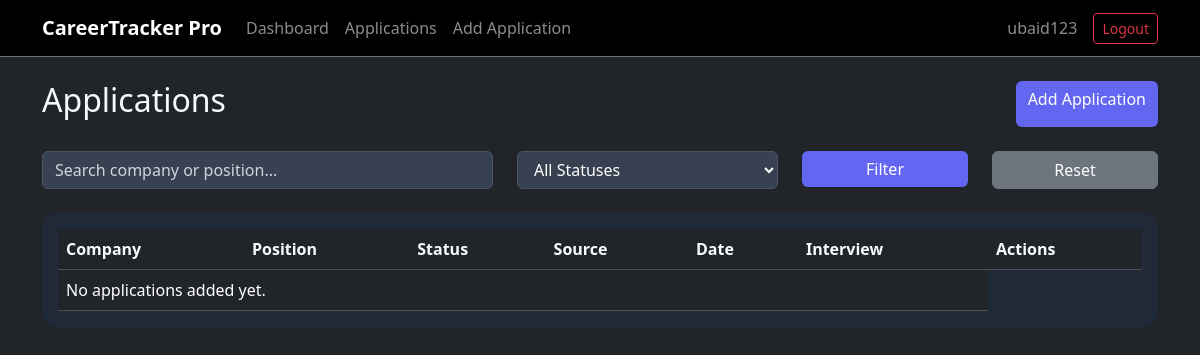
Page /applications/ (signed in) on the earlier database version.
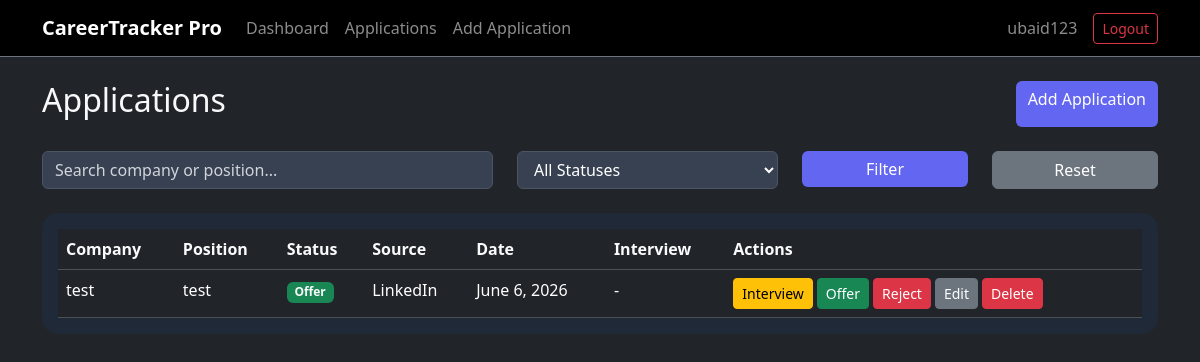
Same page on the later database version.
### tracker/models.py (models this page shows, shortened)
class Application(models.Model):
    user = models.ForeignKey(
        User,
        on_delete=models.CASCADE,
        null=True,
        blank=True
    )
    STATUS_CHOICES = [
        ('Applied', 'Applied'),
        ('Screening', 'Screening'),
        ('Interview', 'Interview'),
        ('Offer', 'Offer'),
        ('Rejected', 'Rejected'),
    ]
    SOURCE_CHOICES = [
        ('LinkedIn', 'LinkedIn'),
        ('Rozee', 'Rozee'),
        ('Indeed', 'Indeed'),
        ('Referral', 'Referral'),
        ('Company Website', 'Company Website'),
    ]
    company = models.CharField(max_length=200)
    position = models.CharField(max_length=200)
    location = models.CharField(max_length=200, blank=True)
    salary = models.CharField(
        max_length=100,
        blank=True
    )
    source = models.CharField(
        max_length=50,
        choices=SOURCE_CHOICES
    )
    status = models.CharField(
        max_length=50,
        choices=STATUS_CHOICES,
        default='Applied'
    )
    applied_date = models.DateField()
    notes = models.TextField(
        blank=True
    )
    interview_date = models.DateField(
        null=True,
        blank=True
    )
    interview_time = models.TimeField(
        null=True,
        blank=True
    )
    created_at = models.DateTimeField(
        auto_now_add=True
    )
    updated_at = models.DateTimeField(
        auto_now=True
    )

### tracker/views.py (the view)
@login_required
def application_list(request):
    applications = Application.objects.filter(user=request.user).order_by('-created_at')
    search = request.GET.get('search')
    status = request.GET.get('status')
    if search:
        applications = applications.filter(
            Q(company__icontains=search) |
            Q(position__icontains=search)
        )
    if status:
        applications = applications.filter(
            status=status
        )
    context = {
        "applications": applications,
        "search": search,
        "selected_status": status,
    }
    return render(
        request,
        "tracker/application_list.html",
        context
    )

### tracker/templates/tracker/application_list.html (shortened to what this page needs)
{% extends 'tracker/base.html' %}
{% block content %}
<div class="d-flex justify-content-between mb-4">
    <h2>Applications</h2>
    <a href="{% url 'application_create' %}"
       class="btn btn-primary">
        Add Application
    </a>
</div>
<form method="get" class="mb-4">
    <div class="row">
        <div class="col-md-5">
            <input
                type="text"
                name="search"
                class="form-control"
                placeholder="Search company or position..."
                value="{{ search|default:'' }}"
            >
        </div>
        <div class="col-md-3">
            <select
                name="status"
                class="form-select"
            >
                <option value="">
                    All Statuses
                </option>
            </select>
        </div>
        <div class="col-md-2">
            <button
                type="submit"
                class="btn btn-primary w-100">
                Filter
            </button>
        </div>
        <div class="col-md-2">
            <a
                href="{% url 'application_list' %}"
                class="btn btn-secondary w-100">
                Reset
            </a>
        </div>
    </div>
</form>
<div class="card p-3">
<table class="table table-dark table-hover">
    <thead>
        <tr>
            <th>Company</th>
            <th>Position</th>
            <th>Status</th>
            <th>Source</th>
            <th>Date</th>
            <th>Interview</th>
            <th>Actions</th>
        </tr>
    </thead>
    <tbody>
        {% for app in applications %}
        <tr>
            <td>{{ app.company }}</td>
            <td>{{ app.position }}</td>
            <td>
                {% if app.status == 'Applied' %}
                <span class="badge bg-primary">Applied</span>
                {% elif app.status == 'Interview' %}
                <span class="badge bg-warning text-dark">Interview</span>
                {% elif app.status == 'Offer' %}
                <span class="badge bg-success">Offer</span>
                {% elif app.status == 'Rejected' %}
                <span class="badge bg-danger">Rejected</span>
                {% else %}
                <span class="badge bg-secondary">
                {{ app.status }}
                </span>
                {% endif %}
            </td>
            <td>{{ app.source }}</td>
            <td>{{ app.applied_date }}</td>
            <td>
                {% if app.interview_date and app.status == 'Interview' %}
                    {{ app.interview_date }}
                    <br>
                    <small>
                        {{ app.interview_time }}
                    </small>
                {% else %}
                    -
                {% endif %}
            </td>
            <td>
                <div class="d-flex gap-1 flex-wrap">
                    <a
                        href="{% url 'update_status' app.id 'Interview' %}"
                        class="btn btn-sm btn-warning">
                        Interview
                    </a>
                    <a
                        href="{% url 'update_status' app.id 'Offer' %}"
                        class="btn btn-sm btn-success">
                        Offer
                    </a>
                    <a
                        href="{% url 'update_status' app.id 'Rejected' %}"
                        class="btn btn-sm btn-danger">
                        Reject
                    </a>
                    <a
                        href="{% url 'application_update' app.id %}"
                        class="btn btn-sm btn-secondary">
                        Edit
                    </a>
                    <a href="{% url 'application_delete' app.id %}"
                    class="btn btn-sm btn-danger">
                        Delete
                    </a>
                </div>
            </td>
        </tr>
        {% empty %}
        <tr>
            <td colspan="6">
                No applications added yet.
            </td>
        </tr>
        {% endfor %}
    </tbody>
</table>
</div>
{% endblock %}

### tracker/templates/tracker/base.html (shortened to what this page needs)
<!DOCTYPE html>
<html>
<head>
<link href="https://cdn.jsdelivr.net/npm/bootstrap@5.3.3/dist/css/bootstrap.min.css" rel="stylesheet">
</head>
<body class="bg-dark text-light">
{% include 'tracker/navbar.html' %}
<div class="container mt-4">
{% block content %}
{% endblock %}
</div>
</body>
</html>

### tracker/templates/tracker/navbar.html (shortened to what this page needs)
<nav class="navbar navbar-expand-lg navbar-dark bg-black border-bottom border-secondary">
    <div class="container">
        <a class="navbar-brand fw-bold"
           href="/">
            CareerTracker Pro
        </a>
        <div class="collapse navbar-collapse"
             id="navbarNav">
            <ul class="navbar-nav me-auto">
                <li class="nav-item">
                    <a class="nav-link"
                       href="/">
                        Dashboard
                    </a>
                </li>
                <li class="nav-item">
                    <a class="nav-link"
                       href="{% url 'application_list' %}">
                        Applications
                    </a>
                </li>
                <li class="nav-item">
                    <a class="nav-link"
                       href="{% url 'application_create' %}">
                        Add Application
                    </a>
                </li>
            </ul>
            {% if user.is_authenticated %}
            <span class="navbar-text me-3">
                {{ user.username }}
            </span>
            <form method="post"
                  action="{% url 'logout' %}">
                <button
                    type="submit"
                    class="btn btn-outline-danger btn-sm">
                    Logout
                </button>
            </form>
            {% endif %}
        </div>
    </div>
</nav>

### tracker/templates/tracker/base.html (style rules this page uses)
body { background:#111827; color:#f9fafb; }
.navbar { background:#0f172a; }
.card { background:#1f2937; border:none; border-radius:16px; }
.form-control, .form-select { background:#374151; border:1px solid #4b5563; color:white; appearance:auto; -webkit-appearance:auto; -moz-appearance:auto; }
.table { margin-bottom:0; }
.btn-primary { background:#6366f1; border:none; }
a { text-decoration:none; }
.card h2, .card h3, .card h4, .card h5, .card h6, .card p, .card span { color:#f9fafb; }
.card { color:#f9fafb; }
th { color:#f9fafb !important; }
.form-control::placeholder { color:#d1d5db; }
.form-select { color:white; }
option { color:white; }

Differences in the rows shown:
added Application: company "test", position "test", status "Offer", source "LinkedIn", applied_date "June 6, 2026"
Other differences:
text no longer shown: "No applications added yet."
